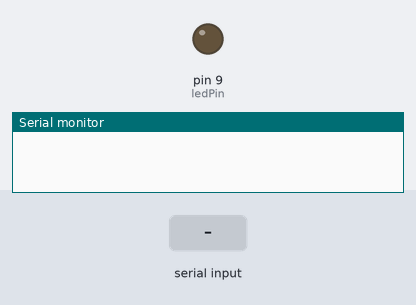
Bench run of a sketch on a simulated Arduino Uno, built with avr-gcc and run on an emulated ATmega328P. Shown: output pins drawn as LEDs (lit = HIGH), the last lines printed to the serial monitor. The test bench sets the inputs (shaded band).

Above: at 1.2 s.
1.3 s: "1" received over Serial
2.8 s: "2" received over Serial
At 3.5 s:
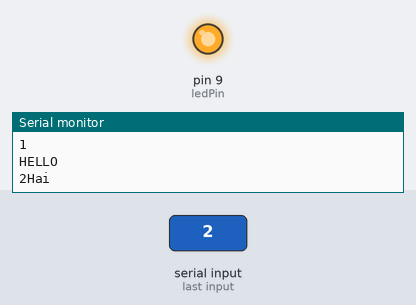
4.3 s: "0" received over Serial
At 4.7 s:
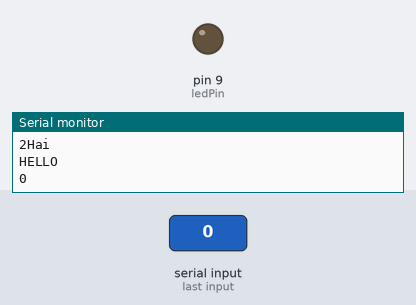
Timing chart, 0 to 7.3 s (numbered marks = the images above; inputs shaded):
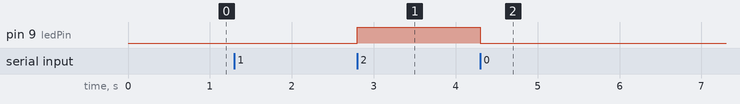

The sketch:

arduino.ino
```cpp
const int ledPin = 9;
int flag=0,st=0;

void setup()
{
  Serial.begin(9600);
  //pinMode(11,OUTPUT);
  pinMode(ledPin, OUTPUT);
}

void loop()
{
  byte brightness;
  if(Serial.available())
  { brightness = Serial.read();
    Serial.write(brightness);
    if(brightness=='1')
    {
     Serial.println("Voila");
     if(flag==0)
      flag=1;
     else
      flag=0;
     Serial.println(flag);
    }
    else if(brightness=='2')
     Serial.println("Hai");
    if(flag==1)
    {
     digitalWrite(ledPin,st);
     delay(1000);
     if(st==0)
      st=1;
     else
      st=0;
     Serial.println("HELLO");
    }
   }
}
```

Measured:
- after the input at 2.8 s, pin 9 (ledPin): LOW → HIGH at once
- after the input at 4.3 s, pin 9 (ledPin): HIGH → LOW at once
